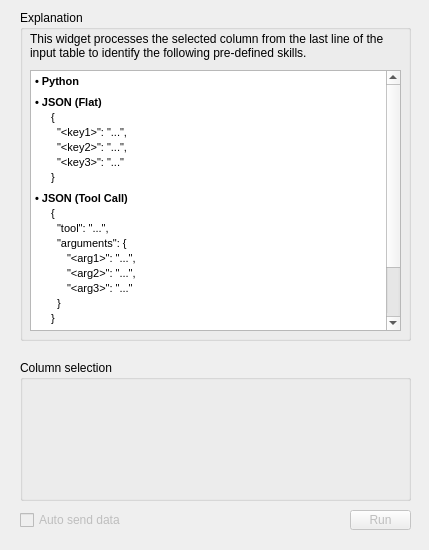
<?xml version="1.0" encoding="UTF-8"?>
<ui version="4.0">
 <class>Form</class>
 <widget class="QWidget" name="Form">
  <property name="geometry">
   <rect>
    <x>0</x>
    <y>0</y>
    <width>429</width>
    <height>550</height>
   </rect>
  </property>
  <property name="windowTitle">
   <string>Form</string>
  </property>
  <widget class="QGroupBox" name="groupBox">
   <property name="geometry">
    <rect>
     <x>20</x>
     <y>10</y>
     <width>391</width>
     <height>331</height>
    </rect>
   </property>
   <property name="title">
    <string>Explanation</string>
   </property>
   <widget class="QLabel" name="Description">
    <property name="geometry">
     <rect>
      <x>10</x>
      <y>20</y>
      <width>371</width>
      <height>31</height>
     </rect>
    </property>
    <property name="text">
     <string>This widget processes the selected column from the last line of the input table to identify the following pre-defined skills.</string>
    </property>
    <property name="textFormat">
     <enum>Qt::AutoText</enum>
    </property>
    <property name="alignment">
     <set>Qt::AlignLeading|Qt::AlignLeft|Qt::AlignVCenter</set>
    </property>
    <property name="wordWrap">
     <bool>true</bool>
    </property>
   </widget>
   <widget class="QTextBrowser" name="textBrowser">
    <property name="geometry">
     <rect>
      <x>10</x>
      <y>60</y>
      <width>371</width>
      <height>261</height>
     </rect>
    </property>
    <property name="styleSheet">
     <string notr="true">background: none;</string>
    </property>
    <property name="html">
     <string>&lt;!DOCTYPE HTML PUBLIC &quot;-//W3C//DTD HTML 4.0//EN&quot; &quot;http://www.w3.org/TR/REC-html40/strict.dtd&quot;&gt;
&lt;html&gt;&lt;head&gt;&lt;meta name=&quot;qrichtext&quot; content=&quot;1&quot; /&gt;&lt;style type=&quot;text/css&quot;&gt;
p, li { white-space: pre-wrap; }
&lt;/style&gt;&lt;/head&gt;&lt;body style=&quot; font-family:'MS Shell Dlg 2'; font-size:8pt; font-weight:400; font-style:normal;&quot;&gt;
&lt;p style=&quot; margin-top:2px; margin-bottom:2px; margin-left:0px; margin-right:0px; -qt-block-indent:0; text-indent:0px;&quot;&gt;&lt;span style=&quot; font-family:'Arial,sans-serif'; font-weight:600;&quot;&gt;• Python&lt;/span&gt;&lt;/p&gt;
&lt;p style=&quot; margin-top:8px; margin-bottom:2px; margin-left:0px; margin-right:0px; -qt-block-indent:0; text-indent:0px;&quot;&gt;&lt;span style=&quot; font-family:'Arial,sans-serif'; font-weight:600;&quot;&gt;• JSON (Flat)&lt;/span&gt;&lt;/p&gt;
&lt;p style=&quot; margin-top:2px; margin-bottom:2px; margin-left:16px; margin-right:0px; -qt-block-indent:0; text-indent:0px;&quot;&gt;&lt;span style=&quot; font-family:'Courier New';&quot;&gt;{&lt;/span&gt;&lt;/p&gt;
&lt;p style=&quot; margin-top:2px; margin-bottom:2px; margin-left:16px; margin-right:0px; -qt-block-indent:0; text-indent:0px;&quot;&gt;&lt;span style=&quot; font-family:'Courier New';&quot;&gt;  &amp;quot;&amp;lt;key1&amp;gt;&amp;quot;: &amp;quot;...&amp;quot;,&lt;/span&gt;&lt;/p&gt;
&lt;p style=&quot; margin-top:2px; margin-bottom:2px; margin-left:16px; margin-right:0px; -qt-block-indent:0; text-indent:0px;&quot;&gt;&lt;span style=&quot; font-family:'Courier New';&quot;&gt;  &amp;quot;&amp;lt;key2&amp;gt;&amp;quot;: &amp;quot;...&amp;quot;,&lt;/span&gt;&lt;/p&gt;
&lt;p style=&quot; margin-top:2px; margin-bottom:2px; margin-left:16px; margin-right:0px; -qt-block-indent:0; text-indent:0px;&quot;&gt;&lt;span style=&quot; font-family:'Courier New';&quot;&gt;  &amp;quot;&amp;lt;key3&amp;gt;&amp;quot;: &amp;quot;...&amp;quot;&lt;/span&gt;&lt;/p&gt;
&lt;p style=&quot; margin-top:2px; margin-bottom:2px; margin-left:16px; margin-right:0px; -qt-block-indent:0; text-indent:0px;&quot;&gt;&lt;span style=&quot; font-family:'Courier New';&quot;&gt;}&lt;/span&gt;&lt;/p&gt;
&lt;p style=&quot; margin-top:8px; margin-bottom:2px; margin-left:0px; margin-right:0px; -qt-block-indent:0; text-indent:0px;&quot;&gt;&lt;span style=&quot; font-family:'Arial,sans-serif'; font-weight:600;&quot;&gt;• JSON (Tool Call)&lt;/span&gt;&lt;/p&gt;
&lt;p style=&quot; margin-top:2px; margin-bottom:2px; margin-left:16px; margin-right:0px; -qt-block-indent:0; text-indent:0px;&quot;&gt;&lt;span style=&quot; font-family:'Courier New';&quot;&gt;{&lt;/span&gt;&lt;/p&gt;
&lt;p style=&quot; margin-top:2px; margin-bottom:2px; margin-left:16px; margin-right:0px; -qt-block-indent:0; text-indent:0px;&quot;&gt;&lt;span style=&quot; font-family:'Courier New';&quot;&gt;  &amp;quot;tool&amp;quot;: &amp;quot;...&amp;quot;,&lt;/span&gt;&lt;/p&gt;
&lt;p style=&quot; margin-top:2px; margin-bottom:2px; margin-left:16px; margin-right:0px; -qt-block-indent:0; text-indent:0px;&quot;&gt;&lt;span style=&quot; font-family:'Courier New';&quot;&gt;  &amp;quot;arguments&amp;quot;: {&lt;/span&gt;&lt;/p&gt;
&lt;p style=&quot; margin-top:2px; margin-bottom:2px; margin-left:32px; margin-right:0px; -qt-block-indent:0; text-indent:0px;&quot;&gt;&lt;span style=&quot; font-family:'Courier New';&quot;&gt;&amp;quot;&amp;lt;arg1&amp;gt;&amp;quot;: &amp;quot;...&amp;quot;,&lt;/span&gt;&lt;/p&gt;
&lt;p style=&quot; margin-top:2px; margin-bottom:2px; margin-left:32px; margin-right:0px; -qt-block-indent:0; text-indent:0px;&quot;&gt;&lt;span style=&quot; font-family:'Courier New';&quot;&gt;&amp;quot;&amp;lt;arg2&amp;gt;&amp;quot;: &amp;quot;...&amp;quot;,&lt;/span&gt;&lt;/p&gt;
&lt;p style=&quot; margin-top:2px; margin-bottom:2px; margin-left:32px; margin-right:0px; -qt-block-indent:0; text-indent:0px;&quot;&gt;&lt;span style=&quot; font-family:'Courier New';&quot;&gt;&amp;quot;&amp;lt;arg3&amp;gt;&amp;quot;: &amp;quot;...&amp;quot;&lt;/span&gt;&lt;/p&gt;
&lt;p style=&quot; margin-top:2px; margin-bottom:2px; margin-left:16px; margin-right:0px; -qt-block-indent:0; text-indent:0px;&quot;&gt;&lt;span style=&quot; font-family:'Courier New';&quot;&gt;  }&lt;/span&gt;&lt;/p&gt;
&lt;p style=&quot; margin-top:2px; margin-bottom:2px; margin-left:16px; margin-right:0px; -qt-block-indent:0; text-indent:0px;&quot;&gt;&lt;span style=&quot; font-family:'Courier New';&quot;&gt;}&lt;/span&gt;&lt;/p&gt;
&lt;p style=&quot; margin-top:8px; margin-bottom:2px; margin-left:0px; margin-right:0px; -qt-block-indent:0; text-indent:0px;&quot;&gt;&lt;span style=&quot; font-family:'Arial,sans-serif'; font-weight:600;&quot;&gt;• Question&lt;/span&gt;&lt;/p&gt;
&lt;p style=&quot; margin-top:8px; margin-bottom:2px; margin-left:0px; margin-right:0px; -qt-block-indent:0; text-indent:0px;&quot;&gt;&lt;span style=&quot; font-family:'Arial,sans-serif'; font-weight:600;&quot;&gt;• None&lt;/span&gt;&lt;/p&gt;
&lt;p style=&quot; margin-top:2px; margin-bottom:2px; margin-left:16px; margin-right:0px; -qt-block-indent:0; text-indent:0px;&quot;&gt;None of the above; typically a plain natural-language response or the final answer.&lt;/p&gt;&lt;/body&gt;&lt;/html&gt;</string>
    </property>
   </widget>
  </widget>
  <widget class="QPushButton" name="pushButton_send">
   <property name="enabled">
    <bool>false</bool>
   </property>
   <property name="geometry">
    <rect>
     <x>350</x>
     <y>510</y>
     <width>61</width>
     <height>20</height>
    </rect>
   </property>
   <property name="text">
    <string>Run</string>
   </property>
  </widget>
  <widget class="QCheckBox" name="checkBox_send">
   <property name="enabled">
    <bool>false</bool>
   </property>
   <property name="geometry">
    <rect>
     <x>20</x>
     <y>510</y>
     <width>121</width>
     <height>20</height>
    </rect>
   </property>
   <property name="text">
    <string>Auto send data</string>
   </property>
  </widget>
  <widget class="QGroupBox" name="groupBox_3">
   <property name="geometry">
    <rect>
     <x>20</x>
     <y>360</y>
     <width>391</width>
     <height>141</height>
    </rect>
   </property>
   <property name="title">
    <string>Column selection</string>
   </property>
   <widget class="QLabel" name="Description_4">
    <property name="geometry">
     <rect>
      <x>10</x>
      <y>30</y>
      <width>411</width>
      <height>61</height>
     </rect>
    </property>
    <property name="text">
     <string/>
    </property>
    <property name="textFormat">
     <enum>Qt::AutoText</enum>
    </property>
    <property name="alignment">
     <set>Qt::AlignLeading|Qt::AlignLeft|Qt::AlignVCenter</set>
    </property>
    <property name="wordWrap">
     <bool>true</bool>
    </property>
   </widget>
   <widget class="QWidget" name="placeholder" native="true">
    <property name="geometry">
     <rect>
      <x>0</x>
      <y>20</y>
      <width>391</width>
      <height>121</height>
     </rect>
    </property>
   </widget>
  </widget>
 </widget>
 <resources/>
 <connections/>
</ui>
